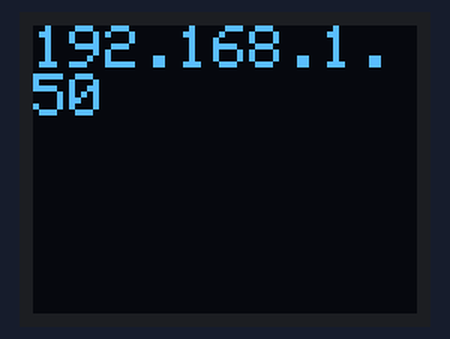
The sketch below on a simulated ESP8266 (Wemos D1 mini). On the bench: 64×48 one-colour display. WiFi joins after 1.5 s; servers stay silent unless stated; the display library's start-up logo is not drawn; what the sketch prints to the serial monitor is not drawn.

Above: at 1.6 s.

The sketch:

Simple_Text.ino
```cpp
// (licence header left out)
#include <ESP8266WiFi.h>
#include <Wire.h>
#include <SFE_MicroOLED.h>  // Include the SFE_MicroOLED library

const char* ssid     = "YOUR_SSID";
const char* password = "YOUR_PASSWORD";

#define PIN_RESET 255  //
#define DC_JUMPER 0  // I2C Addres: 0 - 0x3C, 1 - 0x3D

MicroOLED oled(PIN_RESET, DC_JUMPER);  // I2C

void setup()
{
  Serial.begin(115200);
  Serial.setDebugOutput(true);

  // Before you can start using the OLED, call begin() to init
  // all of the pins and configure the OLED.
  oled.begin();
  // clear(ALL) will clear out the OLED's graphic memory.
  // clear(PAGE) will clear the Arduino's display buffer.
  oled.clear(ALL);  // Clear the display's memory (gets rid of artifacts)
  // To actually draw anything on the display, you must call the
  // display() function.
  oled.display();

  //oled.clear(ALL);
  //oled.display(); // display the memory buffer drawn

  delay(10);

  Serial.println();
  Serial.println();
  Serial.print("Connecting to ");
  Serial.println(ssid);

  WiFi.begin(ssid, password);

  while (WiFi.status() != WL_CONNECTED)
  {
    delay(500);
    Serial.print(".");
  }

  Serial.println("");
  Serial.println("WiFi connected");
  Serial.print("IP address: ");
  Serial.println(WiFi.localIP());
}

void loop()
{
  displayIP();
  delay(10000);
}

// Test string to display
void displayIP()
{
  String ip_address = WiFi.localIP().toString();
  printText(ip_address, 0);
}

void printText(String title, int font)
{
  oled.clear(PAGE);
  oled.setFontType(font);
  oled.setCursor(0,0);
  oled.print(title);
  oled.display();
  delay(1500);
  oled.clear(PAGE);
}
```
